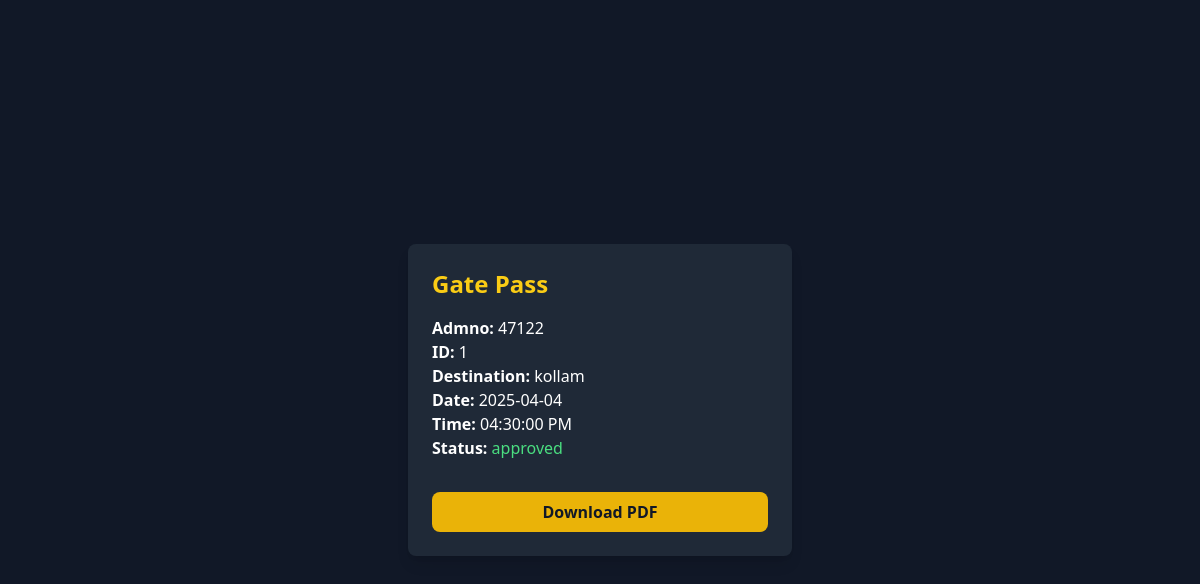
Screenshot of /dwnloadgp/1 with the database file from the repository.
### models/models.py (models this page shows)
class GatePassRequest(db.Model):
    __tablename__ = "gatepass_requests"
    id = db.Column(db.Integer, primary_key=True)
    student_id = db.Column(db.Integer, db.ForeignKey("students.admno"), nullable=False)
    parent_id = db.Column(db.Integer, db.ForeignKey("parents.id"), nullable=False)
    request_date = db.Column(db.Date, nullable=False)
    request_time = db.Column(db.String(10), nullable=False)
    pass_type = db.Column(db.String(50), nullable=False)
    reason = db.Column(db.String(255), nullable=False)
    place = db.Column(db.String(100), nullable=False)
    going_date = db.Column(db.Date, nullable=False)
    going_time = db.Column(db.String(10), nullable=False)
    return_date = db.Column(db.Date, nullable=False)
    status = db.Column(db.String(30), default="pending")

### controllers/controllers.py (the view)
@app.route("/dwnloadgp/<int:id>")
def dwnloadgp(id):
    gatepass=GatePassRequest.query.filter_by(id=id).first()
    return render_template("dwnloadgp.html",gatepass=gatepass)

### templates/dwnloadgp.html (shortened to what this page needs)
<!DOCTYPE html>
<html lang="en">
<head>
    <script src="https://cdn.tailwindcss.com"></script>
</head>
<body class="flex items-center justify-center min-h-screen bg-gray-900 text-white">
    <div class="bg-gray-800 p-6 rounded-lg shadow-lg w-96">
        <h2 class="text-2xl font-bold text-yellow-400 mb-4">Gate Pass</h2>
        <p><strong>Admno:</strong> <span id="studentName">{{ gatepass.student_id }}</span></p>
        <p><strong>ID:</strong> <span id="studentID">{{ gatepass.id }}</span></p>
        <p><strong>Destination:</strong> <span id="destination">{{ gatepass.place }}</span></p>
        <p><strong>Date:</strong> <span id="date">{{ gatepass.going_date.strftime('%Y-%m-%d') }}</span></p>
        <p><strong>Time:</strong> <span id="time">{{ gatepass.going_time }}</span></p>
        <p><strong>Status:</strong> <span id="status" class="{% if gatepass.status == 'approved' %}text-green-400{% elif gatepass.status == 'rejected' %}text-red-400{% else %}text-yellow-400{% endif %}">{{ gatepass.status }}</span></p>
        <button onclick="downloadPDF()" class="mt-4 w-full py-2 bg-yellow-500 hover:bg-yellow-400 text-gray-900 font-semibold rounded-lg">Download PDF</button>
    </div>
</body>
</html>

### rows the page displays
GatePassRequest: student_id "47122", id "1", place "kollam", going_date "2025-04-04", going_time "04:30:00 PM", status "approved"
